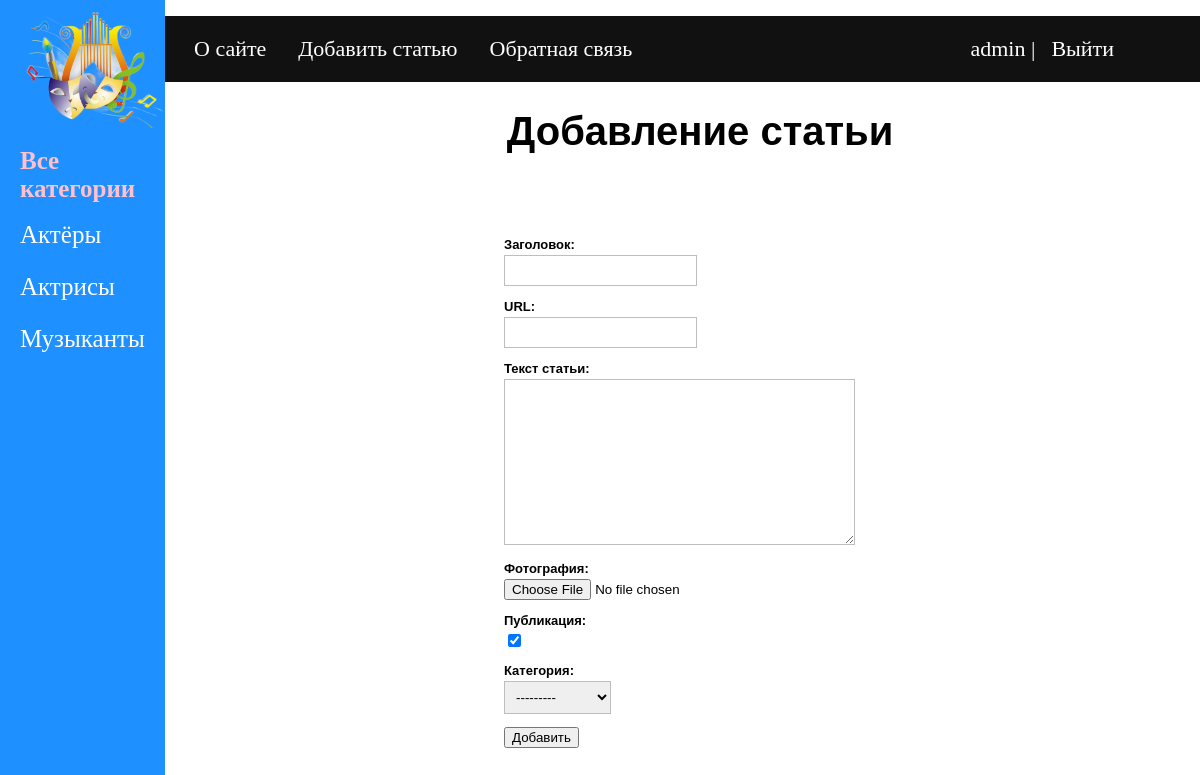
Screenshot of /addpage/ (signed in) with the database file from the repository.
### artists/models.py (models this page shows)
class Category(models.Model):
    name = models.CharField(max_length=100, db_index=True, verbose_name='Название категории')
    slug = models.SlugField(max_length=255, unique=True, db_index=True, verbose_name="URL")
    def __str__(self):
        return self.name
    def get_absolute_url(self):
        return reverse('cats', kwargs={'cat_slug': self.slug})
    class Meta:
        verbose_name = 'Категория'
        verbose_name_plural = 'Категории'
        ordering = ['id']

### artists/views.py (the view)
# urls.py: path('addpage/', AddPage.as_view(), name='addpage'),
class AddPage(LoginRequiredMixin, DataMixin, CreateView):
    form_class = AddPostForm #Пользовательская форма
    template_name = 'artists/addpage.html'
    success_url = reverse_lazy('home')
    login_url = reverse_lazy('home')
    raise_exception = True
    def get_context_data(self, *, object_list=None, **kwargs):
        context = super().get_context_data(**kwargs)
        c_def = self.get_user_context(title="Добавление статьи")
        return dict(list(context.items()) + list(c_def.items()))

### artists/forms.py
class AddPostForm(forms.ModelForm):
    class Meta:
        model =Artists
        fields = ['title', 'slug', 'content', 'photo', 'is_published', 'cat']

### artists/templatetags/artists_tags.py (called while the page is built)
@register.inclusion_tag('artists/template_html/list_categories.html')
def show_categories(cat_selected=0):
    cats = Category.objects.all()
    return {"cats": cats, "cat_selected": cat_selected}

### artists/utils.py (called while the page is built)
    def get_user_context(self, **kwargs):
        context = kwargs
        cats = Category.objects.all() # Если включаем кэширование боковой панели категорий эту строку надо закоментировать
        user_menu = menu.copy()
        if not self.request.user.is_authenticated: #Если пользователь не авторизован, то удаляем из словаря menu строку "Добавить статью"
            user_menu.pop(1)
        context['menu'] = user_menu
        context['cats'] = cats
        if 'cat_selected' not in context:
            context['cat_selected'] = 0
        return context

### artists/templates/artists/addpage.html (shortened to what this page needs)
{% extends 'artists/base.html' %}
{% block content %}
<div class="main">
<h1>{{title}}</h1>
<form action="{% url 'addpage' %}" method="post" enctype="multipart/form-data" class="form-style-1">
    {% for f in form %}
        <p><label class="form-style-1" for="{{f.id_for_label}}">{{f.label}}: </label>{{f}}</p>
    {% endfor %}
    <button type="submit" class="btn btn-primary">Добавить</button>
</form>
</div>
{% endblock content %}

### artists/templates/artists/base.html (shortened to what this page needs)
{% load static %}
{% load artists_tags %}
<!DOCTYPE html>
<html lang="en">
<head>
    <link type="text/css" href="{% static 'artists/css/styles2.css' %}" rel="stylesheet"/>
</head>
<body>
<ul>
<div class = "sidenav">
<div  class="my_logo">
<a href="{% url 'home' %}"> <img alt="Logotip" src = "../../static/artists/images/logotip.png" width="190"></a>
</div>
    {% if cat_selected == 0 %}
        <li class="all_cats">Все категории </li>
    {% else %}
        <li  class="all_cats"><a href="{% url 'home' %}">Все категории </a></li>
    {% endif %}
    {% show_categories cat_selected %}
</div>
</ul>
<div class="top_navigation_bar">
<ul>
    {% for m in menu %}
    <li><a href="{% url m.url_name %}">{{m.title}}</a></li>
{% endfor %}
{% if request.user.is_authenticated %}
    <li class="not_active">{{user.username}} | <a href="{% url 'logout' %}" class="exit">Выйти</a></li>
{% else %}
    <li class="not_active"><a href="{% url 'register' %}">Регистрация</a> | <a href="{% url 'login' %}" class="exit">Войти</a> </li>
{% endif %}
</ul>
</div>
    {% block content %}
    {% endblock content %}
</body>
</html>

### artists/templates/artists/template_html/list_categories.html
{% for c in cats %}
    {% if cat_selected == c.pk %}
        <li>{{c.name}}</li>
    {% else %}
        <li ><a href="{{ c.get_absolute_url }}" >{{c.name}}</a></li>
    {% endif %}
{% endfor %}

### artists/static/artists/css/styles2.css (style rules this page uses)
body { background-color: ##F8F9F9; margin: 0; }
li { list-style-type: none; }
.sidenav { height: 100%; width: 165px; position: fixed; z-index: 2; top: 0; left: 0; overflow-x: hidden; background-color: #1E90FF; -webkit-animation-name: example; -webkit-animation-duration: 4s; animation-name: example; animation-duration: 1s; }
.sidenav a { padding: 6px 8px 6px 0; text-decoration: none; font-size: 25px; color: white; display: block; }
.sidenav li { padding: 6px 8px 6px 20px; text-decoration: none; font-size: 25px; color: #FFC0CB; display: block; }
.sidenav li.all_cats { font-size: 25px; font-weight: bold; }
.main { margin-left: 200px; font-size: 20px; padding: 0; font-family: Georgia, Verdana, Arial,Times New Roman }
.top_navigation_bar ul { list-style-type: none; margin-left: 158px; margin-top: 0; padding: 20px; overflow: hidden; background-color: #111; font-size:22px; }
.top_navigation_bar li { float: left; color:white; }
.top_navigation_bar li.not_active { float: right; display: block; text-align: center; padding: 0 50px; }
.top_navigation_bar a { float: left; display: block; color: white; text-align: center; padding: 0 16px; text-decoration: none; }
.top_navigation_bar a.exit { float: right; display: block; color: white; text-align: center; padding: 0 16px; text-decoration: none; }
.main h1 { text-align:center; }
.form-style-1 { margin:50px auto; max-width: 400px; padding: 20px 12px 10px 20px; font: 13px "Lucida Sans Unicode", "Lucida Grande", sans-serif, Arial; }
.form-style-1 label { margin:0 0 3px 0; padding:0px; display:block; font-weight: bold; }
.form-style-1 input[type=text], .form-style-1 input[type=date], .form-style-1 input[type=datetime], .form-style-1 input[type=number], .form-style-1 input[type=search], .form-style-1 input[type=time], .form-style-1 input[type=url], .form-style-1 input[type=email], textarea, select { box-sizing: border-box; -webkit-box-sizing: border-box; -moz-box-sizing: border-box; border:1px solid #BEBEBE; padding: 7px; margin:0px; -webkit-transition: all 0.30s ease-in-out; -moz-transition: all 0.30s ease-in-out; -ms-transition: all 0.30s ease-in-out; -o-transition: all 0.30s ease-in-out; outline: none; }

### rows the page displays
Category: name "Актёры"
Category: name "Актрисы"
Category: name "Музыканты"

### other values shown
{{ m.title }} "О сайте" "Добавить статью" "Обратная связь"
{{ user.username }} "admin"
{{ title }} "Добавление статьи"
{{ f.label }} "Заголовок" "URL" "Текст статьи" "Фотография" "Публикация" "Категория"
